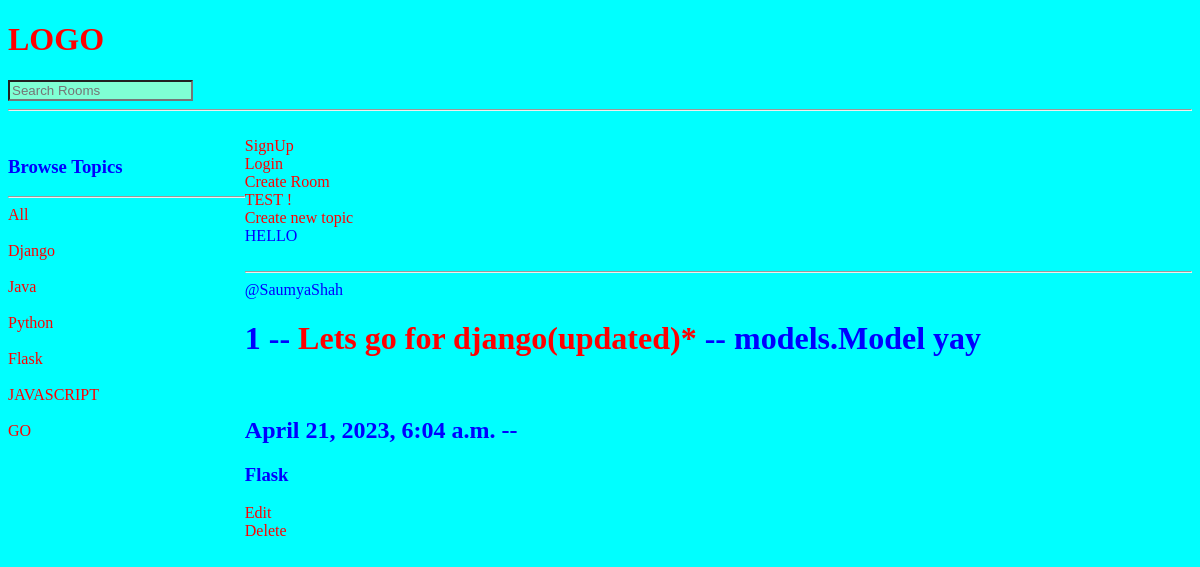
Screenshot of /?q=Flask with the database file from the repository.
### base/models.py (models this page shows, shortened)
class Topic(models.Model):
    name = models.CharField(max_length=200)
    def __str__(self):
        return self.name

class Room(models.Model):
    host = models.ForeignKey(User, on_delete=models.SET_NULL, null=True, blank=True)
    topic = models.ForeignKey(Topic, on_delete=models.SET_NULL, null=True, blank=True)
    name = models.CharField(max_length=200)
    description = models.TextField(max_length=500, blank = True, null=True)
    updated = models.DateTimeField(auto_now=True)      #Save the time when the object is updated
    cerated = models.DateTimeField(auto_now_add=True)  #Save the time when the object is created
    class Meta:
        ordering = ['-updated', '-cerated']

### base/views.py (the view)
# urls.py: path('', views.home,name='home'),
def home(request):
    q = request.GET.get('q') if request.GET.get('q') != None else ''
    room = Room.objects.filter(
        Q(topic__name__icontains= q) | #only 'contains' is case sensitive matching
        Q(name__icontains= q) |
        Q(description__icontains= q)
        )
    topic = Topic.objects.all()
    context = {'rooms': room, 'topics': topic, 'top':Topic.objects.all()}
    return render(request, 'base/home.html', context)

### base/templates/base/home.html (shortened to what this page needs)
<!DOCTYPE html>
<html lang="en">
<head>
</head>
<body>
    {% include 'navbar.html' %}
    {% block content %} <br>
    <div class="home-containers">
        <div>
            <h3>Browse Topics</h3>
            <hr>
            <a href="{% url 'home' %}"> All </a> <br>
            {% for tp in top %}  <br>
            <a href="{% url 'home'%}?q={{tp}}">{{tp}}</a> <br>
            {% endfor %}
        </div>
        <div>
            <a href="{% url 'signUp' %}"> SignUp </a> <br>
    <a href="{% url 'userLogin' %}"> Login</a> <br>
    <a href="{% url 'createRoom' %}"> Create Room</a> <br>
    <a href="{% url 'test' %}">TEST !</a> <br>
    <a href="{% url 'topic_new' %}">Create new topic</a> <br>
    HELLO <br>
    <div>
    {% for rm in rooms %}
    <div> <br>
        <hr>
    <span>@{{rm.host}}</span> <br>
        <h1>{{ rm.id }} -- <a href="{% url 'index' rm.id %}">{{rm.name}}</a> -- {{rm.description}} </h1> <br>
        <h2>{{rm.updated}} -- {{rm.created}}</h2>
        <h3>{{rm.topic}}</h3>
        <a href="{% url 'update' rm.id %}">Edit</a> <br>
        <a href="{% url 'delete' rm.id %}"> Delete </a>
    </div>
    {% endfor %}
</div>
</div>
        </div>
    {% endblock %}
</body>
</html>

### templates/navbar.html (style rules this page uses)
body { background-color: aqua; color:blue; }
a { text-decoration: none; color: red ; }

### base/templates/base/home.html (style rules this page uses)
.home-containers { display: grid; grid-template-columns: 1fr 4fr; }

### rows the page displays
Topic: name "Django"
Topic: name "Java"
Topic: name "Python"
Topic: name "Flask"
Topic: name "JAVASCRIPT"
Topic: name "GO"
Room: host "SaumyaShah", id "1", name "Lets go for django(updated)*", description "models.Model yay", updated "April 21, 2023, 6:04 a.m.", topic "Flask"
